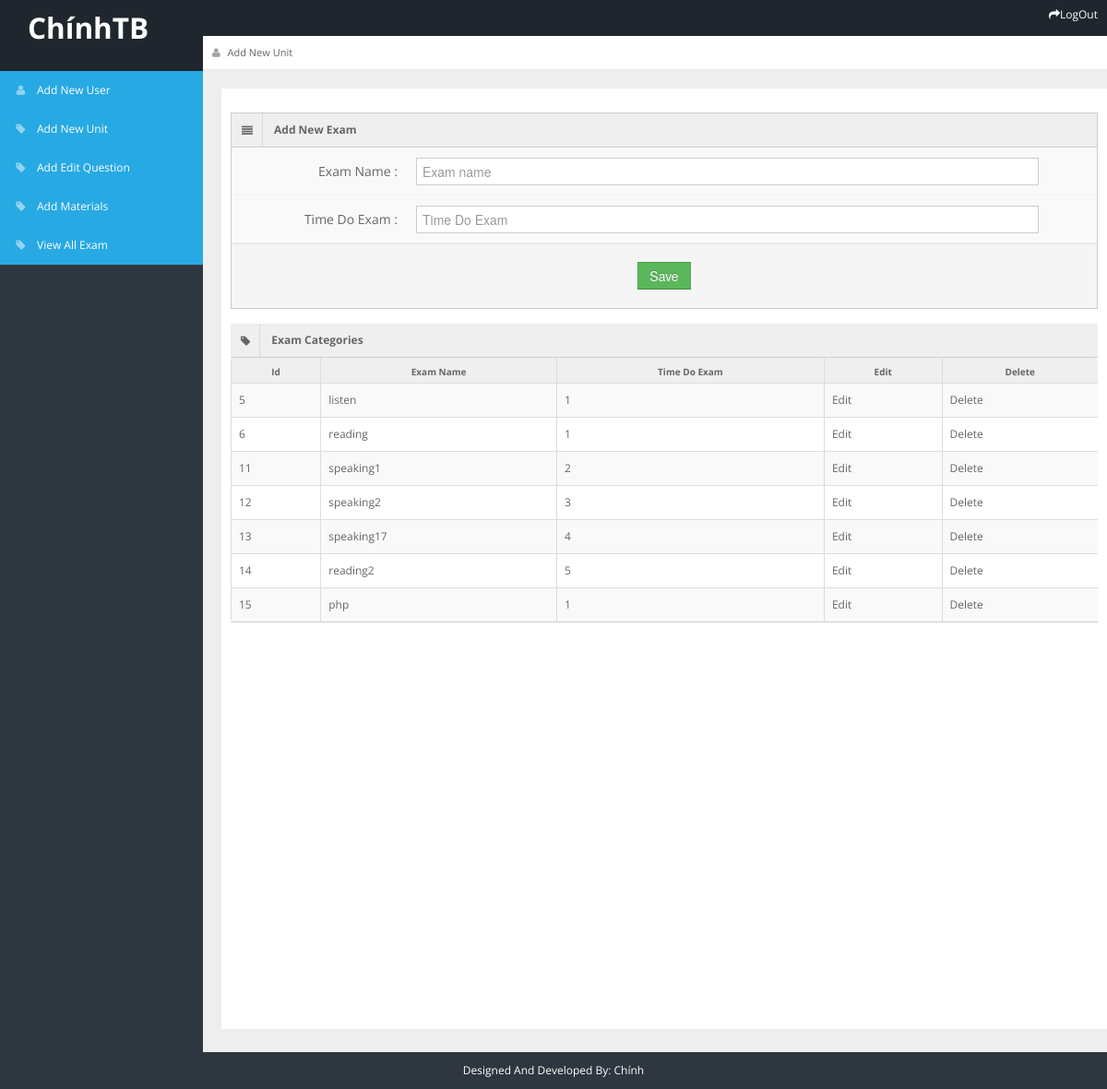
Page /add_unit.php on the committed database.
### tables this page shows
CREATE TABLE `exam_for_user` (
  `id` int(5) NOT NULL,
  `exam` varchar(100) NOT NULL,
  `time_do_exam` varchar(5) NOT NULL
);

### add_unit.php (the view, shortened to what this page needs)
<?php
include "header.php";
include "connection.php";
?>
<div id="content">
    <div id="content-header">
        <div id="breadcrumb">
        <a href="home.php"  class="tip-bottom"><i class="icon-user"></i> Add New Unit</a>
        </div>
</div>
<div class="container-fluid">
  <div class="row-fluid" style="background-color: white; min-height: 1000px; padding:10px;">
    <div class="span12">
      <div class="widget-box">
        <div class="widget-title"> <span class="icon"> <i class="icon-align-justify"></i> </span>
          <h5>Add New Exam</h5>
        </div>
        <div class="widget-content nopadding">
          <form action="" name="forml" method="post" class="form-horizontal">
            <div class="control-group">
              <label class="control-label">Exam Name :</label>
              <div class="controls">
                <input type="text" class="span11" placeholder="Exam name" name="examname" />
              </div>
            </div>
            <div class="control-group">
              <label class="control-label">Time Do Exam :</label>
              <div class="controls">
                <input type="text" class="span11" placeholder="Time Do Exam" name="time_do_exam" />
              </div>
            </div>
            <div class="form-actions text-center">
              <button type="submit" name="submitl" class="btn btn-success">Save</button>
            </div>
          </form>
        </div>
      </div>
      <div class="widget-content nopadding">
      <div class="widget-title"> <span class="icon"> <i class="icon-tag"></i> </span>
          <h5>Exam Categories</h5>
        </div>
            <table class="table table-bordered table-striped">
              <thead>
                <tr>
                  <th>Id</th>
                  <th>Exam Name</th>
                  <th>Time Do Exam</th>
                  <th>Edit</th>
                  <th>Delete</th>
                </tr>
              </thead>
              <tbody>
                  <?php
                  $res=mysqli_query($link,"select * from exam_for_user");
                  while($row=mysqli_fetch_array($res))
                  {
                    ?>
                          <tr>
                          <td><?php echo $row["id"];?></td>
                          <td><?php echo $row["exam"];?></td>
                          <td><?php echo $row["time_do_exam"];?></td>
                          <td><a href="edit_unit.php?id=<?php echo $row["id"]; ?>">Edit</a></td>
                          <td><a href="delete_unit.php?id=<?php echo $row["id"]; ?>">Delete</a>
                        </td>
                          </tr>
                    <?php
                  }
                  ?>
              </tbody>
            </table>
          </div>
    </div>
    </div>
    </div>
</div>
<?php
include "footer.php";
?>

### css/matrix-style.css (style rules this page uses)
* { outline:none !important; -moz-outline: none !important; }
html, body { height:100% }
body { overflow-x: hidden; margin-top: -10px; font-family: 'Open Sans', sans-serif; font-size:12px; color:#666; }
a { color:#666; }
select, textarea, input[type="text"], input[type="password"], input[type="datetime"], input[type="datetime-local"], input[type="date"], input[type="month"], input[type="time"], input[type="week"], input[type="number"], input[type="email"], input[type="url"], input[type="search"], input[type="tel"], input[type="color"], .uneditable-input, .label, .dropdown-menu, .btn, .well, .progress, .table-bordered, .btn-group > .btn:first-child, .btn-group > .btn:last-child, .btn-group > .btn:last-child, .btn-group > .dropdown-toggle, .alert { border-radius:0px; }
.btn, textarea, input[type="text"], input[type="password"], input[type="datetime"], input[type="datetime-local"], input[type="date"], input[type="month"], input[type="time"], input[type="week"], input[type="number"], input[type="email"], input[type="url"], input[type="search"], input[type="tel"], input[type="color"], .uneditable-input { box-shadow:none; }
.progress, .progress-success .bar, .progress .bar-success, .progress-warning .bar, .progress .bar-warning, .progress-danger .bar, .progress .bar-danger, .progress-info .bar, .progress .bar-info, .btn, .btn-primary { background-image:none; }
.form-horizontal .form-actions { padding-left:20px; }
#content { background: none repeat scroll 0 0 #eeeeee; margin-left: 220px; margin-right: 0; padding-bottom: 25px; position: relative; min-height:100%; width: auto; }
#content-header { position: abslute; width: 100%; margin-top: -38px; z-index: 20; }
.container-fluid .row-fluid:first-child { margin-top: 20px; }
#breadcrumb { background-color: #fff; border-bottom: 1px solid #e3ebed; }
#breadcrumb a { padding: 8px 20px 8px 10px; display: inline-block; background-image: url('../img/breadcrumb.png'); background-position: center right; background-repeat: no-repeat; font-size: 11px; color: #666666; }
#breadcrumb a:last-child { background-image:none; }
#breadcrumb a i { margin-right: 5px; opacity: .6; }
.stat-boxes .peity_bar_good, .stat-boxes .peity_line_good, { color: #459D1C; }
.widget-box { background: none repeat scroll 0 0 #F9F9F9; border-left: 1px solid #CDCDCD; border-top: 1px solid #CDCDCD; border-right: 1px solid #CDCDCD; clear: both; margin-top: 16px; margin-bottom: 16px; position: relative; }
.widget-title, .modal-header, .table th, div.dataTables_wrapper .ui-widget-header { background:#efefef; border-bottom: 1px solid #CDCDCD; height: 36px; }
.widget-title span.icon { padding: 9px 10px 7px 11px; float: left; border-right:1px solid #dadada; }
.widget-title h5 { color: #666; float: left; font-size: 12px; font-weight: bold; padding: 12px; line-height: 12px; margin: 0; }
.widget-content { padding:15px; border-bottom: 1px solid #cdcdcd; }
.table th { height: auto; font-size: 10px; padding: 5px 10px 2px; border-bottom: 0; text-align: center; color: #666666; }
.nopadding { padding: 0 !important; }
.nopadding .table { margin-bottom: 0; }
.nopadding .table-bordered { border: 0; }
form { margin-bottom: 0; }
.form-horizontal .control-group { border-top: 1px solid #ffffff; border-bottom: 1px solid #eeeeee; margin-bottom: 0; }
.form-horizontal .control-label { padding-top: 15px; width: 180px; }
.form-horizontal .controls { margin-left: 200px; padding: 10px 0; }
.form-horizontal .form-actions { margin-top: 0; margin-bottom: 0; }

### css/matrix-media.css (style rules this page uses)
body { background:#2E363F; }

### rows in the picture
exam_for_user: id "5", exam "listen", time_do_exam "1"
exam_for_user: id "6", exam "reading", time_do_exam "1"
exam_for_user: id "11", exam "speaking1", time_do_exam "2"
exam_for_user: id "12", exam "speaking2", time_do_exam "3"
exam_for_user: id "13", exam "speaking17", time_do_exam "4"
exam_for_user: id "14", exam "reading2", time_do_exam "5"
exam_for_user: id "15", exam "php", time_do_exam "1"
